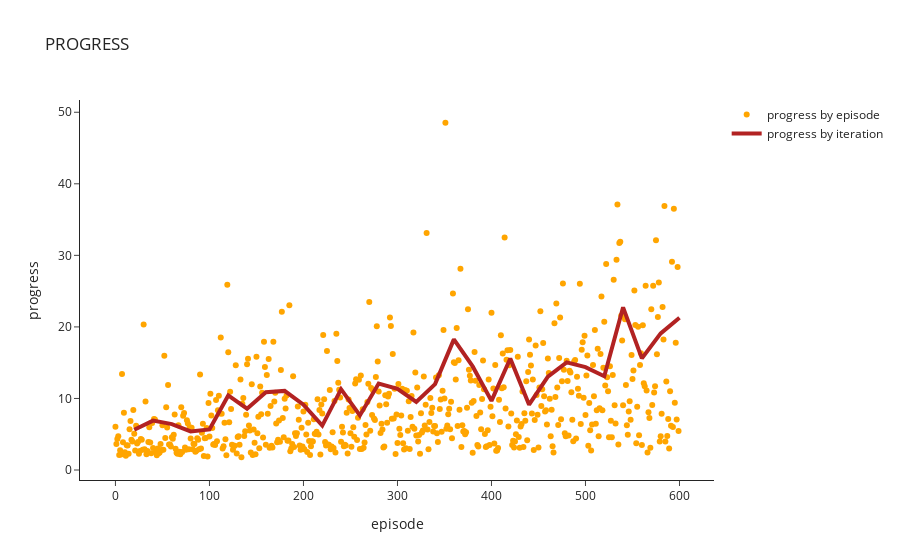

Here is the notebook cell this chart was saved with:
### Markdown cell above
#### Custom Graph of Progress

### Code cell
import plotly.graph_objects as go

# Number of episodes per iteration
num_episodes = len(training_df[training_df.iteration==1].episode.unique()) # 20 episodes per iteration


# Data for first trace
x = 'episode'
y = 'progress'
g = training_df.groupby(x)[y].mean()
g = pd.DataFrame(g).reset_index()

# initialize graph
fig = go.Figure()

# Scatter plot of episode by progress
fig.add_trace(go.Scatter(x=g[x], y=g[y], 
                         mode='markers', 
                         name='progress by episode',
                         line=dict(color='orange')
                        ))

# add line
x2 = 'iteration'
y2 = 'progress'
g2 = training_df.groupby(x2)[y2].mean()
g2 = pd.DataFrame(g2).reset_index()
fig.add_trace(go.Scatter(x=g2[x2]*num_episodes, y=g2[y2],
                         name='progress by iteration',
                         line=dict(color='firebrick', width=4)
                        ))

# label axes
fig.update_xaxes(title_text=f'{x}')
fig.update_yaxes(title_text=f'{y}')

# layout
fig.update_layout(
    title_text=f'{y}'.upper(),
    template='simple_white'
)
fig.show()

### Figure 1 — Plotly figure (JSON) as saved in the notebook; plotly's stock layout.template omitted (floating-point values rounded to 4 significant figures; data arrays with more than 128 entries replaced by an {"elided": "..."} marker saying what was removed)
{"data": [{"line": {"color": "orange"}, "mode": "markers", "name": "progress by episode", "type": "scatter", "x": {"elided": "600 int values"}, "y": {"elided": "600 float values"}}, {"line": {"color": "firebrick", "width": 4}, "name": "progress by iteration", "type": "scatter", "x": [20, 40, 60, 80, 100, 120, 140, 160, 180, 200, 220, 240, 260, 280, 300, 320, 340, 360, 380, 400, 420, 440, 460, 480, 500, 520, 540, 560, 580, 600], "y": [5.626, 6.902, 6.415, 5.399, 5.678, 10.42, 8.563, 10.87, 11.06, 9.131, 6.206, 11.29, 7.628, 12.08, 11.36, 9.516, 12.01, 18.26, 14.48, 9.667, 15.58, 9.123, 13.06, 15.04, 14.38, 13.1, 22.74, 15.6, 19.09, 21.29]}], "layout": {"title": {"text": "PROGRESS"}, "xaxis": {"title": {"text": "episode"}}, "yaxis": {"title": {"text": "progress"}}}}
